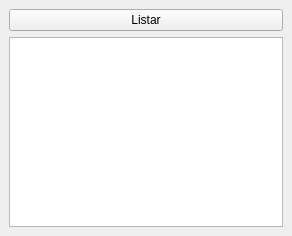
<?xml version="1.0" encoding="UTF-8"?>
<ui version="4.0">
 <class>ListaAluno</class>
 <widget class="QMainWindow" name="ListaAluno">
  <property name="geometry">
   <rect>
    <x>0</x>
    <y>0</y>
    <width>292</width>
    <height>236</height>
   </rect>
  </property>
  <property name="windowTitle">
   <string>Listagem de Alunos</string>
  </property>
  <widget class="QWidget" name="centralwidget">
   <layout class="QVBoxLayout" name="verticalLayout">
    <item>
     <widget class="QPushButton" name="botao_listar">
      <property name="text">
       <string>Listar</string>
      </property>
     </widget>
    </item>
    <item>
     <widget class="QTextEdit" name="text_dados">
      <property name="readOnly">
       <bool>true</bool>
      </property>
     </widget>
    </item>
   </layout>
  </widget>
 </widget>
 <resources/>
 <connections/>
</ui>
